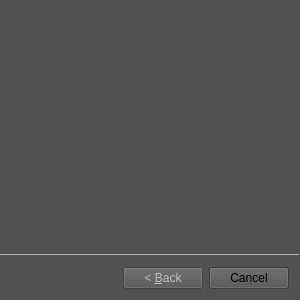
<?xml version="1.0" encoding="UTF-8"?>
<ui version="4.0">
 <class>CaseWizard</class>
 <widget class="QWizard" name="CaseWizard">
  <property name="geometry">
   <rect>
    <x>0</x>
    <y>0</y>
    <width>300</width>
    <height>300</height>
   </rect>
  </property>
  <property name="sizePolicy">
   <sizepolicy hsizetype="Fixed" vsizetype="Fixed">
    <horstretch>0</horstretch>
    <verstretch>0</verstretch>
   </sizepolicy>
  </property>
  <property name="windowTitle">
   <string>Wizard</string>
  </property>
  <property name="styleSheet">
   <string notr="true">background-color:rgb(82, 82, 82);</string>
  </property>
  <property name="wizardStyle">
   <enum>QWizard::ModernStyle</enum>
  </property>
 </widget>
 <resources/>
 <connections/>
</ui>
